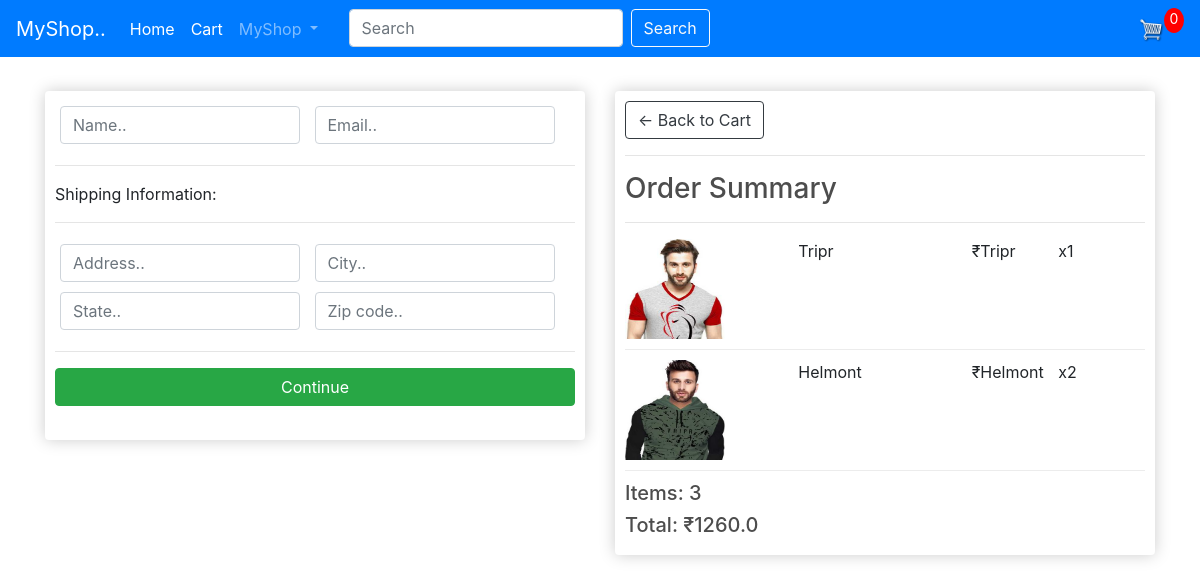
Screenshot of /checkout/ (signed in) with the database file from the repository.
### eshop/models.py (models this page shows, shortened)
class ItemsList(models.Model):
	product = models.ForeignKey(Product, on_delete=models.SET_NULL, null=True, blank=True)
	order = models.ForeignKey(OrderDetails, on_delete=models.SET_NULL, null=True, blank=True)
	quantity = models.IntegerField(default=0, null=True)
	@property
	def get_itemstotalprice(self):
		total = self.product.price*self.quantity
		return total

class Product(models.Model):
	product_name = models.CharField(max_length=100, null=True)
	product_desc = models.CharField(max_length=300, null=True, blank=True)
	price = models.FloatField()
	image =  models.ImageField(null=True, blank=True)
	@property
	def imageURL(self):
		try:
			url = self.image.url
		except:
			url = ''
		return url

class OrderDetails(models.Model):
	customer = models.ForeignKey(Customer, on_delete=models.SET_NULL, null=True, blank=True)
	date_created = models.DateTimeField(auto_now_add=True)
	status = models.CharField(max_length=50, choices=[('Completed', 'Completed'), ('Not Completed', 'Not Completed')], null=True)
	transactionid = models.CharField(max_length=100, null=True, blank=True)
	@property
	def get_ordertotalprice(self):
		orderitems = self.itemslist_set.all()
		total = sum([item.get_itemstotalprice for item in orderitems])
		return total
	@property
	def get_totalitems(self):
		orderitems = self.itemslist_set.all()
		total = sum([x.quantity for x in orderitems])
		return total

### eshop/views.py (the view)
# urls.py: path('checkout/', views.checkout, name='check'),
def checkout(request):
	if request.user.is_authenticated:
		customer = request.user.customer #requesting customer model from registered user
		order = OrderDetails.objects.get(customer=customer, status='Not Completed')
		cartitems = order.itemslist_set.all() #set all items from itemslist related to customer (customer and status picked from OrderDetails)
	else:
		cartitems = []
		order = {'get_totalitems':0, 'get_ordertotalprice':0}
	return render(request, 'checkout.html', {'cartitems': cartitems, 'order':order})

### eshop/templates/checkout.html (shortened to what this page needs)
{% extends 'base.html' %}
{% load static %}
{% block content %}
<div class="row">
	<div class="col-lg-6">
		<div class="box-element" id="form-wrapper">
			<form id="form">
	<div id="user-info">
		<div class="form-field">
			<input required class="form-control" type="text" name="name" placeholder="Name..">
		</div>
		<div class="form-field">
			<input required class="form-control" type="email" name="email" placeholder="Email..">
		</div>
	</div>
	<div id="shipping-info">
		<hr>
		<p>Shipping Information:</p>
		<hr>
		<div class="form-field">
			<input class="form-control" type="text" name="address" placeholder="Address..">
		</div>
		<div class="form-field">
			<input class="form-control" type="text" name="city" placeholder="City..">
		</div>
		<div class="form-field">
			<input class="form-control" type="text" name="state" placeholder="State..">
		</div>
		<div class="form-field">
			<input class="form-control" type="text" name="zipcode" placeholder="Zip code..">
		</div>
	</div>
	<hr>
	<input id="form-button" class="btn btn-success btn-block" type="submit" value="Continue">
</form>
<br>
		</div>
	</div>
	<div class="col-lg-6">
		<div class="box-element">
			<a  class="btn btn-outline-dark" href="{% url 'cartpage' %}">&#x2190; Back to Cart</a>
			<hr>
			<h3>Order Summary</h3>
			<hr>
			{% for checkdata in cartitems %}
			<div class="cart-row">
				<div style="flex:2"><img class="row-image" src="{{ checkdata.product.imageURL }}"></div>
				<div style="flex:2"><p>{{ checkdata.product.product_name }}</p></div>
				<div style="flex:1"><p>₹{{ checkdata.product.product_name }}</p></div>
				<div style="flex:1"><p>x{{ checkdata.quantity }}</p></div>
			</div>
			{% endfor %}
			<h5>Items:   {{ order.get_totalitems }}</h5>
			<h5>Total:   ₹{{ order.get_ordertotalprice }}</h5>
		</div>
	</div>
</div>
{% endblock %}

### static/css/main.css (style rules this page uses)
body { background-color: hsl(0, 0%, 98%); }
h1,h2,h3,h4,h5,h6 { color:hsl(0, 0%, 30%); }
.box-element { box-shadow:hsl(0, 0%, 80%) 0 0 16px; background-color: #fff; border-radius: 4px; padding: 10px; }
.col-lg-4, .col-lg-6, .col-lg-8, .col-lg-12 { margin-top: 10px; }
.btn { border-radius: 0; }
.row-image { width: 100px; }
.form-field { width:250px; display: inline-block; padding: 5px; }
.cart-row { display: flex; align-items: flex-stretch; padding-bottom: 10px; margin-bottom: 10px; border-bottom: 1px solid #ececec; }

### rows the page displays
ItemsList: product.imageURL (picture), product.product_name "Tripr", quantity "1"
ItemsList: product.imageURL (picture), product.product_name "Helmont", quantity "2"
OrderDetails: get_totalitems "3", get_ordertotalprice "1260.0"
